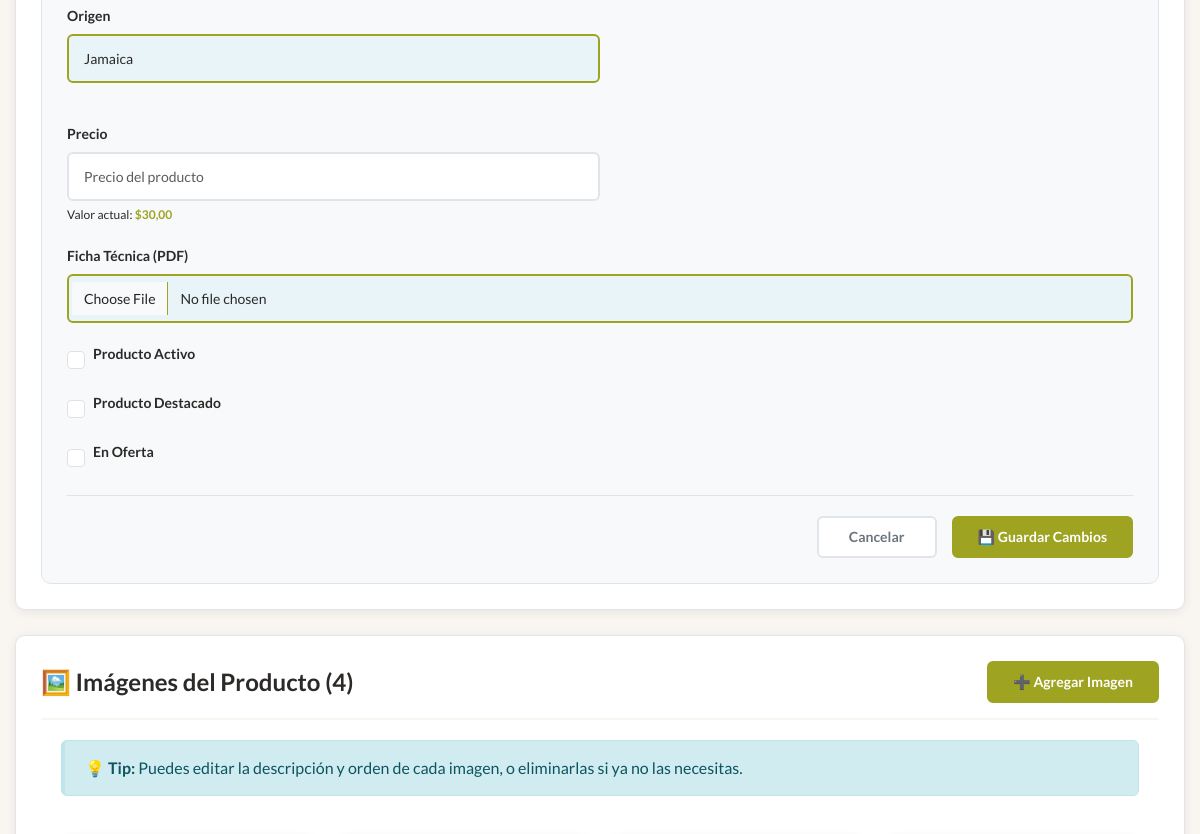
The app's page /productos/admin/productos/edit/11/ (signed in, middle part), older data.
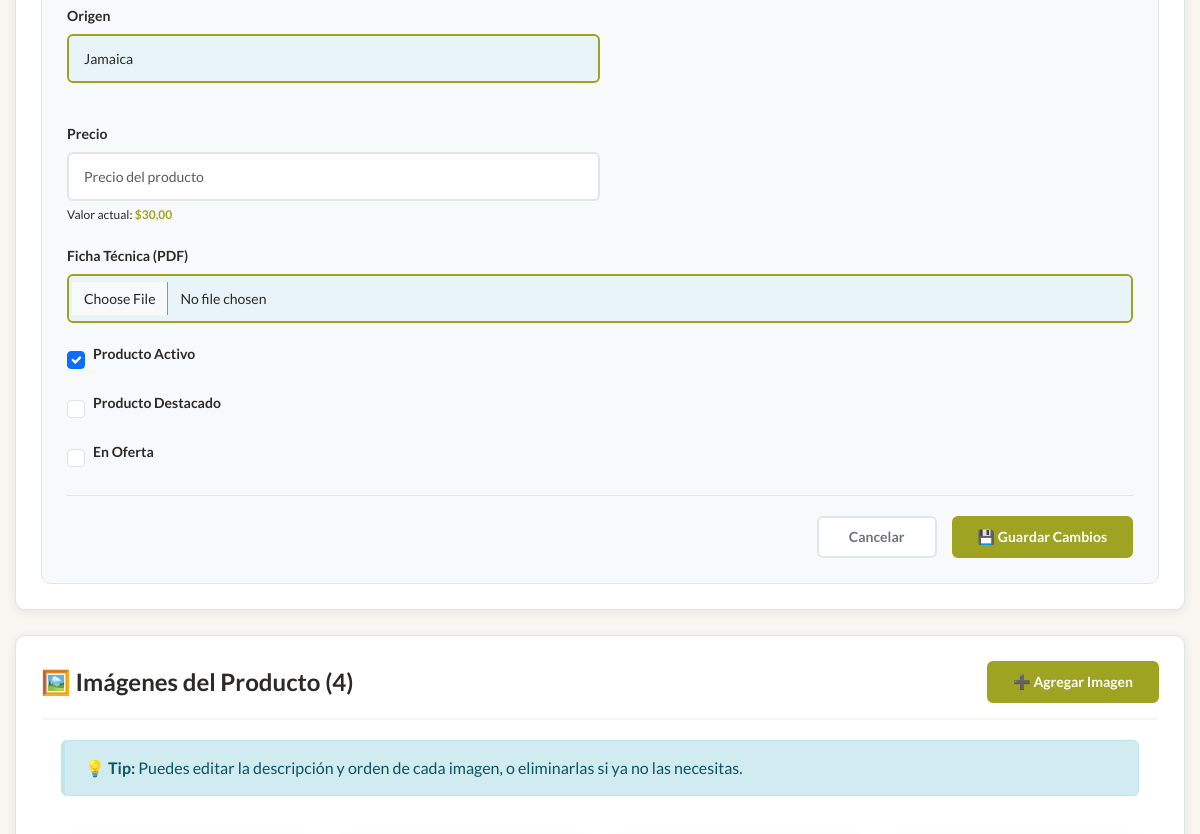
The same page, newer data.
### productos/models.py (models this page shows, shortened)
class Product(models.Model):
    name = models.CharField(max_length=250, verbose_name="Nombre")
    slug = models.SlugField(unique=True, blank=True)
    sku = models.CharField(max_length=50, verbose_name="Código SKU", blank=True)
    proveedor = models.ForeignKey(Proveedor, on_delete=models.SET_NULL, null=True, blank=True, verbose_name="Proveedor")
    category = models.ForeignKey(Category, on_delete=models.SET_NULL, null=True, verbose_name="Categoría")
    subcategory = models.ForeignKey(Subcategory, on_delete=models.SET_NULL, null=True, blank=True, verbose_name="Subcategoría")
    short_description = models.CharField(max_length=500, blank=True, verbose_name="Descripción Corta")
    description = models.TextField(blank=True, verbose_name="Descripción")
    price = models.DecimalField(max_digits=10, decimal_places=2, null=True, blank=True, verbose_name="Precio")
    image = models.ImageField(upload_to='products/', blank=True, null=True, verbose_name="Imagen")
    video = models.FileField(upload_to='videos/', blank=True, null=True, verbose_name="Video del Producto")
    ficha_tecnica = models.FileField(upload_to='fichas_tecnicas/', blank=True, null=True, verbose_name="Ficha Técnica (PDF)")
    origen = models.CharField(max_length=100, blank=True, verbose_name="País de Origen")
    peso = models.DecimalField(max_digits=10, decimal_places=2, null=True, blank=True, verbose_name="Peso (kg)")
    estatus = models.ForeignKey(Estatus, on_delete=models.SET_NULL, null=True, blank=True, verbose_name="Estatus de Procedencia")
    is_active = models.BooleanField(default=True, verbose_name="Activo")
    en_oferta = models.BooleanField(default=False, verbose_name="En Oferta")
    destacado = models.BooleanField(default=False, verbose_name="Producto Destacado")
    created_at = models.DateTimeField(auto_now_add=True, verbose_name="Fecha de Creación")
    updated_at = models.DateTimeField(auto_now=True, verbose_name="Fecha de Actualización")
    class Meta:
        verbose_name = "Producto"
        verbose_name_plural = "Productos"
        ordering = ['-destacado', '-en_oferta', '-created_at']  # Destacados y ofertas primero

### productos/views.py (the view)
    def wrapper(request, *args, **kwargs):
        if not request.user.is_authenticated:
            messages.warning(request, 'Debes iniciar sesión para acceder a esta página.')
            return redirect('productos:secret_login')
        if not is_staff_user(request.user):
            messages.error(request, 'No tienes permisos para acceder a esta página.')
            raise Http404("Página no encontrada")
        return view_func(request, *args, **kwargs)

### productos/views.py (called while the page is built, shortened)
def is_staff_user(user):
    return user.is_authenticated and (user.is_staff or user.is_superuser)

def require_staff_login(view_func):
    def wrapper(request, *args, **kwargs):
        if not request.user.is_authenticated:
            messages.warning(request, 'Debes iniciar sesión para acceder a esta página.')
            return redirect('productos:secret_login')
        if not is_staff_user(request.user):
            messages.error(request, 'No tienes permisos para acceder a esta página.')
            raise Http404("Página no encontrada")
        return view_func(request, *args, **kwargs)
    return wrapper

@require_staff_login
def edit_product(request, pk):
    from django.shortcuts import get_object_or_404
    product = get_object_or_404(Product, pk=pk)
    context = {
        'product': product,
        'categories': Category.objects.all(),
        'subcategories': Subcategory.objects.all(),
        'proveedores': Proveedor.objects.all(),
        'all_estatus': Estatus.objects.all(),
        'active_tab': 'productos'
    }
    return render(request, 'productos/edit_product.html', context)

### productos/templates/productos/edit_product.html (shortened to what this page needs)
{% extends 'coimpres_cuba/base.html' %}
{% load static %}
{% block extra_css %}
<link rel="stylesheet" href="{% static 'css/admin.css' %}">
{% endblock %}
{% block content %}
<div class="admin-container">
    <div class="admin-section">
        <div class="form-container">
            <form method="post" enctype="multipart/form-data">
                <div class="form-row">
                </div>
                <div class="form-row">
                    <div class="form-group col-md-6">
                        <label for="origen">Origen</label>
                        <input type="text" id="origen" name="origen" value="{{ product.origen|default:'' }}" class="form-control" placeholder="País de origen">
                    </div>
                    <div class="form-group col-md-6">
                        <label for="price">Precio</label>
                        <input type="number" id="price" name="price" value="{{ product.price|default:'' }}" step="0.01" class="form-control" placeholder="Precio del producto">
                        {% if product.price %}
                            <small class="form-text text-muted">Valor actual: <strong>${{ product.price }}</strong></small>
                        {% else %}
                            <small class="form-text text-muted">Sin precio establecido</small>
                        {% endif %}
                    </div>
                </div>
                <div class="form-group">
                    <label for="ficha_tecnica">Ficha Técnica (PDF)</label>
                    <input type="file" id="ficha_tecnica" name="ficha_tecnica" accept=".pdf" class="form-control">
                </div>
                <div class="form-group">
                    <div class="form-check">
                        <input type="checkbox" id="is_active" name="is_active" value="true" class="form-check-input"
                               {% if product.is_active %}checked{% endif %}>
                        <label for="is_active" class="form-check-label">Producto Activo</label>
                    </div>
                </div>
                <div class="form-group">
                    <div class="form-check">
                        <input type="checkbox" id="destacado" name="destacado" value="true" class="form-check-input"
                               {% if product.destacado %}checked{% endif %}>
                        <label for="destacado" class="form-check-label">Producto Destacado</label>
                    </div>
                </div>
                <div class="form-group">
                    <div class="form-check">
                        <input type="checkbox" id="en_oferta" name="en_oferta" value="true" class="form-check-input"
                               {% if product.en_oferta %}checked{% endif %}>
                        <label for="en_oferta" class="form-check-label">En Oferta</label>
                    </div>
                </div>
                <div class="form-actions">
                    <a href="{% url 'productos:admin_panel' %}" class="btn btn-secondary">Cancelar</a>
                    <button type="submit" class="btn btn-primary">💾 Guardar Cambios</button>
                </div>
            </form>
        </div>
    </div>
    <div class="admin-section">
        <div class="section-header">
            <h2>🖼️ Imágenes del Producto ({{ product.images.count }})</h2>
            <button class="btn btn-primary" onclick="showImageForm()">➕ Agregar Imagen</button>
        </div>
        {% if product.images.all %}
            <div class="alert alert-info" style="margin: 20px; background-color: #d1ecf1; border-color: #bee5eb; color: #0c5460;">
                <strong>💡 Tip:</strong> Puedes editar la descripción y orden de cada imagen, o eliminarlas si ya no las necesitas.
            </div>
        {% endif %}
        <div class="images-grid" style="display: grid; grid-template-columns: repeat(auto-fill, minmax(250px, 1fr)); gap: 20px; padding: 20px;">
        </div>
    </div>
</div>
{% endblock %}

Row changes from the older to the newer data that the page shows:
changed Product "Jamaica": is_active "☐" → "☑"
